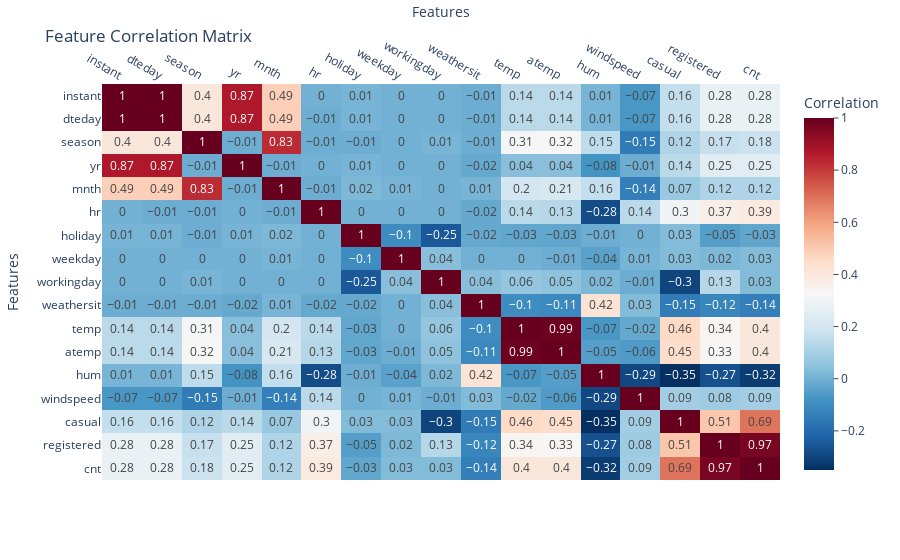

The code cell stored with this chart in its notebook:
### Code cell
formatted_corr = data_bike.corr().round(2)

# heatmap using Plotly
fig = px.imshow(formatted_corr,
                text_auto=True,
                color_continuous_scale='RdBu_r', 
                aspect="auto", 
                labels=dict(x="Feature", y="Feature", color="Correlation"),
                )

# Enhancing the layout for better aesthetics
fig.update_layout(
    title='Feature Correlation Matrix',
    xaxis=dict(tickmode='linear'),
    yaxis=dict(tickmode='linear'),
    xaxis_title="Features",
    yaxis_title="Features",
    coloraxis_colorbar=dict(title='Correlation', ticks='outside'),
)

# Adding gridlines for better readability
fig.update_xaxes(side="top")

fig.show()

### Figure 1 — Plotly figure (JSON) as saved in the notebook; plotly's stock layout.template omitted (floating-point values rounded to 4 significant figures; data arrays with more than 128 entries replaced by an {"elided": "..."} marker saying what was removed)
{"data": [{"coloraxis": "coloraxis", "hovertemplate": "Feature: %{x}<br>Feature: %{y}<br>Correlation: %{z}<extra></extra>", "name": "0", "texttemplate": "%{z}", "type": "heatmap", "x": ["instant", "dteday", "season", "yr", "mnth", "hr", "holiday", "weekday", "workingday", "weathersit", "temp", "atemp", "hum", "windspeed", "casual", "registered", "cnt"], "xaxis": "x", "y": ["instant", "dteday", "season", "yr", "mnth", "hr", "holiday", "weekday", "workingday", "weathersit", "temp", "atemp", "hum", "windspeed", "casual", "registered", "cnt"], "yaxis": "y", "z": {"elided": "17x17 float values"}}], "layout": {"coloraxis": {"colorbar": {"ticks": "outside", "title": {"text": "Correlation"}}, "colorscale": [[0, "rgb(5,48,97)"], [0.1, "rgb(33,102,172)"], [0.2, "rgb(67,147,195)"], [0.3, "rgb(146,197,222)"], [0.4, "rgb(209,229,240)"], [0.5, "rgb(247,247,247)"], [0.6, "rgb(253,219,199)"], [0.7, "rgb(244,165,130)"], [0.8, "rgb(214,96,77)"], [0.9, "rgb(178,24,43)"], [1, "rgb(103,0,31)"]]}, "margin": {"t": 60}, "title": {"text": "Feature Correlation Matrix"}, "xaxis": {"anchor": "y", "domain": [0, 1], "side": "top", "tickmode": "linear", "title": {"text": "Features"}}, "yaxis": {"anchor": "x", "autorange": "reversed", "domain": [0, 1], "tickmode": "linear", "title": {"text": "Features"}}}}
